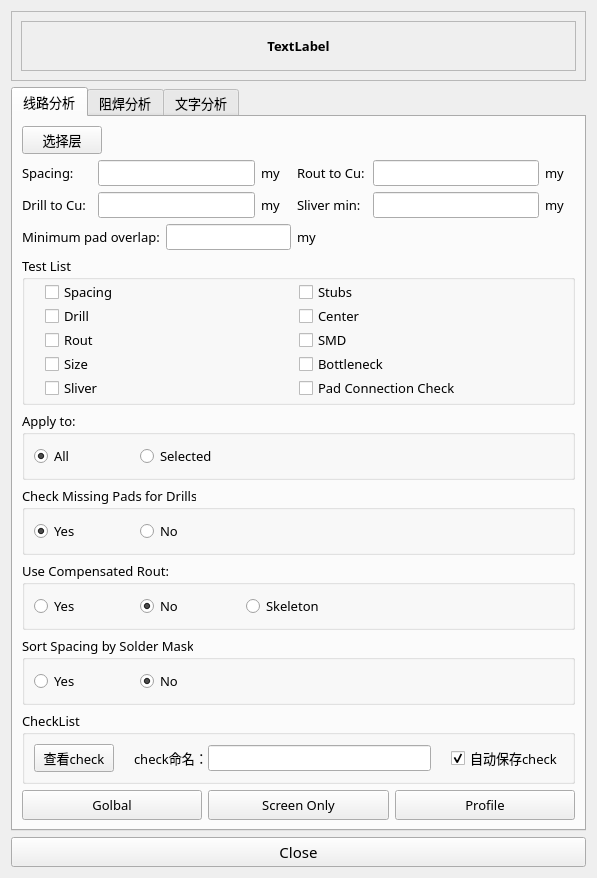
<?xml version="1.0" encoding="UTF-8"?>
<ui version="4.0">
 <class>Form</class>
 <widget class="QWidget" name="Form">
  <property name="geometry">
   <rect>
    <x>0</x>
    <y>0</y>
    <width>597</width>
    <height>822</height>
   </rect>
  </property>
  <property name="windowTitle">
   <string>分析检查</string>
  </property>
  <layout class="QVBoxLayout" name="verticalLayout_3">
   <item>
    <widget class="QFrame" name="frame">
     <property name="frameShape">
      <enum>QFrame::StyledPanel</enum>
     </property>
     <property name="frameShadow">
      <enum>QFrame::Raised</enum>
     </property>
     <layout class="QVBoxLayout" name="verticalLayout">
      <item>
       <widget class="QLabel" name="title">
        <property name="minimumSize">
         <size>
          <width>0</width>
          <height>50</height>
         </size>
        </property>
        <property name="font">
         <font>
          <family>微软雅黑</family>
          <pointsize>10</pointsize>
          <weight>75</weight>
          <bold>true</bold>
         </font>
        </property>
        <property name="frameShape">
         <enum>QFrame::StyledPanel</enum>
        </property>
        <property name="text">
         <string>TextLabel</string>
        </property>
        <property name="alignment">
         <set>Qt::AlignCenter</set>
        </property>
       </widget>
      </item>
     </layout>
    </widget>
   </item>
   <item>
    <widget class="QTabWidget" name="tabWidget">
     <property name="font">
      <font>
       <family>黑体</family>
       <pointsize>10</pointsize>
      </font>
     </property>
     <property name="tabPosition">
      <enum>QTabWidget::North</enum>
     </property>
     <property name="tabShape">
      <enum>QTabWidget::Rounded</enum>
     </property>
     <property name="currentIndex">
      <number>0</number>
     </property>
     <property name="documentMode">
      <bool>false</bool>
     </property>
     <property name="movable">
      <bool>true</bool>
     </property>
     <widget class="QWidget" name="tab">
      <attribute name="title">
       <string>线路分析</string>
      </attribute>
      <layout class="QVBoxLayout" name="verticalLayout_2">
       <item>
        <layout class="QHBoxLayout" name="horizontalLayout_6" stretch="0,1">
         <item>
          <widget class="QPushButton" name="signal_layer_btn">
           <property name="text">
            <string>选择层</string>
           </property>
          </widget>
         </item>
         <item>
          <widget class="QLabel" name="layers_label">
           <property name="text">
            <string/>
           </property>
          </widget>
         </item>
        </layout>
       </item>
       <item>
        <layout class="QGridLayout" name="gridLayout">
         <item row="0" column="0">
          <widget class="QLabel" name="label">
           <property name="minimumSize">
            <size>
             <width>70</width>
             <height>0</height>
            </size>
           </property>
           <property name="text">
            <string>Spacing:</string>
           </property>
          </widget>
         </item>
         <item row="0" column="1" colspan="2">
          <widget class="QLineEdit" name="lineEdit"/>
         </item>
         <item row="0" column="3">
          <widget class="QLabel" name="label_6">
           <property name="minimumSize">
            <size>
             <width>30</width>
             <height>0</height>
            </size>
           </property>
           <property name="maximumSize">
            <size>
             <width>30</width>
             <height>16777215</height>
            </size>
           </property>
           <property name="text">
            <string>my</string>
           </property>
          </widget>
         </item>
         <item row="0" column="6">
          <widget class="QLineEdit" name="lineEdit_2"/>
         </item>
         <item row="0" column="7">
          <widget class="QLabel" name="label_8">
           <property name="minimumSize">
            <size>
             <width>30</width>
             <height>0</height>
            </size>
           </property>
           <property name="maximumSize">
            <size>
             <width>30</width>
             <height>16777215</height>
            </size>
           </property>
           <property name="text">
            <string>my</string>
           </property>
          </widget>
         </item>
         <item row="1" column="0">
          <widget class="QLabel" name="label_4">
           <property name="minimumSize">
            <size>
             <width>70</width>
             <height>0</height>
            </size>
           </property>
           <property name="text">
            <string>Drill to Cu:</string>
           </property>
          </widget>
         </item>
         <item row="1" column="1" colspan="2">
          <widget class="QLineEdit" name="lineEdit_3"/>
         </item>
         <item row="1" column="3">
          <widget class="QLabel" name="label_7">
           <property name="minimumSize">
            <size>
             <width>30</width>
             <height>0</height>
            </size>
           </property>
           <property name="maximumSize">
            <size>
             <width>30</width>
             <height>16777215</height>
            </size>
           </property>
           <property name="text">
            <string>my</string>
           </property>
          </widget>
         </item>
         <item row="1" column="6">
          <widget class="QLineEdit" name="lineEdit_4"/>
         </item>
         <item row="1" column="7">
          <widget class="QLabel" name="label_9">
           <property name="minimumSize">
            <size>
             <width>30</width>
             <height>0</height>
            </size>
           </property>
           <property name="maximumSize">
            <size>
             <width>30</width>
             <height>16777215</height>
            </size>
           </property>
           <property name="text">
            <string>my</string>
           </property>
          </widget>
         </item>
         <item row="2" column="2" colspan="2">
          <widget class="QLineEdit" name="lineEdit_5"/>
         </item>
         <item row="0" column="4" colspan="2">
          <widget class="QLabel" name="label_2">
           <property name="minimumSize">
            <size>
             <width>70</width>
             <height>0</height>
            </size>
           </property>
           <property name="text">
            <string>Rout to Cu:</string>
           </property>
          </widget>
         </item>
         <item row="1" column="4" colspan="2">
          <widget class="QLabel" name="label_5">
           <property name="minimumSize">
            <size>
             <width>70</width>
             <height>0</height>
            </size>
           </property>
           <property name="text">
            <string>Sliver min:</string>
           </property>
          </widget>
         </item>
         <item row="2" column="4" colspan="2">
          <widget class="QLabel" name="label_10">
           <property name="minimumSize">
            <size>
             <width>30</width>
             <height>0</height>
            </size>
           </property>
           <property name="maximumSize">
            <size>
             <width>30</width>
             <height>16777215</height>
            </size>
           </property>
           <property name="text">
            <string>my</string>
           </property>
          </widget>
         </item>
         <item row="2" column="0" colspan="2">
          <widget class="QLabel" name="label_3">
           <property name="text">
            <string>Minimum pad overlap:</string>
           </property>
          </widget>
         </item>
        </layout>
       </item>
       <item>
        <widget class="QGroupBox" name="groupBox">
         <property name="title">
          <string>Test List</string>
         </property>
         <layout class="QGridLayout" name="gridLayout_2" rowstretch="0,1,0,0,0">
          <property name="leftMargin">
           <number>20</number>
          </property>
          <property name="topMargin">
           <number>0</number>
          </property>
          <property name="rightMargin">
           <number>20</number>
          </property>
          <property name="bottomMargin">
           <number>0</number>
          </property>
          <property name="spacing">
           <number>0</number>
          </property>
          <item row="0" column="0">
           <widget class="QCheckBox" name="checkBox">
            <property name="text">
             <string>Spacing</string>
            </property>
            <property name="checkable">
             <bool>false</bool>
            </property>
            <property name="checked">
             <bool>false</bool>
            </property>
            <property name="tristate">
             <bool>true</bool>
            </property>
           </widget>
          </item>
          <item row="0" column="1">
           <widget class="QCheckBox" name="checkBox_2">
            <property name="text">
             <string>Stubs</string>
            </property>
            <property name="checkable">
             <bool>false</bool>
            </property>
            <property name="checked">
             <bool>false</bool>
            </property>
            <property name="tristate">
             <bool>true</bool>
            </property>
           </widget>
          </item>
          <item row="1" column="0">
           <widget class="QCheckBox" name="checkBox_3">
            <property name="text">
             <string>Drill</string>
            </property>
            <property name="checkable">
             <bool>false</bool>
            </property>
            <property name="checked">
             <bool>false</bool>
            </property>
            <property name="tristate">
             <bool>true</bool>
            </property>
           </widget>
          </item>
          <item row="1" column="1">
           <widget class="QCheckBox" name="checkBox_4">
            <property name="text">
             <string>Center</string>
            </property>
            <property name="checkable">
             <bool>false</bool>
            </property>
            <property name="checked">
             <bool>false</bool>
            </property>
            <property name="tristate">
             <bool>true</bool>
            </property>
           </widget>
          </item>
          <item row="2" column="0">
           <widget class="QCheckBox" name="checkBox_5">
            <property name="text">
             <string>Rout</string>
            </property>
            <property name="checkable">
             <bool>false</bool>
            </property>
            <property name="checked">
             <bool>false</bool>
            </property>
            <property name="tristate">
             <bool>true</bool>
            </property>
           </widget>
          </item>
          <item row="2" column="1">
           <widget class="QCheckBox" name="checkBox_6">
            <property name="text">
             <string>SMD</string>
            </property>
            <property name="checkable">
             <bool>false</bool>
            </property>
            <property name="checked">
             <bool>false</bool>
            </property>
            <property name="tristate">
             <bool>true</bool>
            </property>
           </widget>
          </item>
          <item row="3" column="0">
           <widget class="QCheckBox" name="checkBox_7">
            <property name="text">
             <string>Size</string>
            </property>
            <property name="checkable">
             <bool>false</bool>
            </property>
            <property name="checked">
             <bool>false</bool>
            </property>
            <property name="tristate">
             <bool>true</bool>
            </property>
           </widget>
          </item>
          <item row="3" column="1">
           <widget class="QCheckBox" name="checkBox_8">
            <property name="text">
             <string>Bottleneck</string>
            </property>
            <property name="checkable">
             <bool>false</bool>
            </property>
            <property name="autoExclusive">
             <bool>false</bool>
            </property>
            <property name="tristate">
             <bool>true</bool>
            </property>
           </widget>
          </item>
          <item row="4" column="0">
           <widget class="QCheckBox" name="checkBox_9">
            <property name="text">
             <string>Sliver</string>
            </property>
            <property name="checkable">
             <bool>false</bool>
            </property>
            <property name="checked">
             <bool>false</bool>
            </property>
            <property name="tristate">
             <bool>true</bool>
            </property>
           </widget>
          </item>
          <item row="4" column="1">
           <widget class="QCheckBox" name="checkBox_10">
            <property name="text">
             <string>Pad Connection Check</string>
            </property>
            <property name="checkable">
             <bool>false</bool>
            </property>
            <property name="autoExclusive">
             <bool>false</bool>
            </property>
            <property name="tristate">
             <bool>true</bool>
            </property>
           </widget>
          </item>
         </layout>
        </widget>
       </item>
       <item>
        <widget class="QGroupBox" name="groupBox_2">
         <property name="title">
          <string>Apply to:</string>
         </property>
         <layout class="QHBoxLayout" name="horizontalLayout" stretch="1,1">
          <item>
           <widget class="QRadioButton" name="radioButton">
            <property name="maximumSize">
             <size>
              <width>100</width>
              <height>16777215</height>
             </size>
            </property>
            <property name="text">
             <string>All</string>
            </property>
            <property name="checkable">
             <bool>true</bool>
            </property>
            <property name="checked">
             <bool>true</bool>
            </property>
            <property name="autoRepeat">
             <bool>false</bool>
            </property>
            <property name="autoExclusive">
             <bool>true</bool>
            </property>
           </widget>
          </item>
          <item>
           <widget class="QRadioButton" name="radioButton_2">
            <property name="text">
             <string>Selected</string>
            </property>
           </widget>
          </item>
         </layout>
        </widget>
       </item>
       <item>
        <widget class="QGroupBox" name="groupBox_3">
         <property name="title">
          <string>Check Missing Pads for Drills:</string>
         </property>
         <layout class="QHBoxLayout" name="horizontalLayout_2">
          <item>
           <widget class="QRadioButton" name="radioButton_3">
            <property name="maximumSize">
             <size>
              <width>100</width>
              <height>16777215</height>
             </size>
            </property>
            <property name="text">
             <string>Yes</string>
            </property>
            <property name="checked">
             <bool>true</bool>
            </property>
           </widget>
          </item>
          <item>
           <widget class="QRadioButton" name="radioButton_4">
            <property name="text">
             <string>No</string>
            </property>
           </widget>
          </item>
         </layout>
        </widget>
       </item>
       <item>
        <widget class="QGroupBox" name="groupBox_4">
         <property name="title">
          <string>Use Compensated Rout:</string>
         </property>
         <layout class="QHBoxLayout" name="horizontalLayout_3">
          <item>
           <widget class="QRadioButton" name="radioButton_5">
            <property name="maximumSize">
             <size>
              <width>100</width>
              <height>16777215</height>
             </size>
            </property>
            <property name="text">
             <string>Yes</string>
            </property>
           </widget>
          </item>
          <item>
           <widget class="QRadioButton" name="radioButton_6">
            <property name="maximumSize">
             <size>
              <width>100</width>
              <height>16777215</height>
             </size>
            </property>
            <property name="text">
             <string>No</string>
            </property>
            <property name="checked">
             <bool>true</bool>
            </property>
           </widget>
          </item>
          <item>
           <widget class="QRadioButton" name="radioButton_9">
            <property name="text">
             <string>Skeleton</string>
            </property>
           </widget>
          </item>
         </layout>
        </widget>
       </item>
       <item>
        <widget class="QGroupBox" name="groupBox_5">
         <property name="title">
          <string>Sort Spacing by Solder Mask</string>
         </property>
         <layout class="QHBoxLayout" name="horizontalLayout_4">
          <item>
           <widget class="QRadioButton" name="radioButton_7">
            <property name="maximumSize">
             <size>
              <width>100</width>
              <height>16777215</height>
             </size>
            </property>
            <property name="text">
             <string>Yes</string>
            </property>
           </widget>
          </item>
          <item>
           <widget class="QRadioButton" name="radioButton_8">
            <property name="text">
             <string>No</string>
            </property>
            <property name="checked">
             <bool>true</bool>
            </property>
           </widget>
          </item>
         </layout>
        </widget>
       </item>
       <item>
        <widget class="QGroupBox" name="groupBox_6">
         <property name="title">
          <string>CheckList</string>
         </property>
         <layout class="QHBoxLayout" name="horizontalLayout_8">
          <property name="spacing">
           <number>20</number>
          </property>
          <item>
           <widget class="QPushButton" name="view_check_btn">
            <property name="text">
             <string>查看check</string>
            </property>
           </widget>
          </item>
          <item>
           <layout class="QHBoxLayout" name="horizontalLayout_7">
            <property name="spacing">
             <number>0</number>
            </property>
            <item>
             <widget class="QLabel" name="label_12">
              <property name="text">
               <string>check命名：</string>
              </property>
             </widget>
            </item>
            <item>
             <widget class="QLineEdit" name="signal_check_name">
              <property name="text">
               <string/>
              </property>
             </widget>
            </item>
           </layout>
          </item>
          <item>
           <widget class="QCheckBox" name="auto_checkbox">
            <property name="text">
             <string>自动保存check</string>
            </property>
            <property name="checked">
             <bool>true</bool>
            </property>
           </widget>
          </item>
         </layout>
        </widget>
       </item>
       <item>
        <layout class="QHBoxLayout" name="horizontalLayout_5">
         <item>
          <widget class="QPushButton" name="pushButton">
           <property name="minimumSize">
            <size>
             <width>0</width>
             <height>30</height>
            </size>
           </property>
           <property name="text">
            <string>Golbal</string>
           </property>
          </widget>
         </item>
         <item>
          <widget class="QPushButton" name="pushButton_2">
           <property name="minimumSize">
            <size>
             <width>0</width>
             <height>30</height>
            </size>
           </property>
           <property name="text">
            <string>Screen Only</string>
           </property>
          </widget>
         </item>
         <item>
          <widget class="QPushButton" name="pushButton_3">
           <property name="minimumSize">
            <size>
             <width>0</width>
             <height>30</height>
            </size>
           </property>
           <property name="text">
            <string>Profile</string>
           </property>
          </widget>
         </item>
        </layout>
       </item>
      </layout>
     </widget>
     <widget class="QWidget" name="tab_2">
      <attribute name="title">
       <string>阻焊分析</string>
      </attribute>
     </widget>
     <widget class="QWidget" name="tab_3">
      <attribute name="title">
       <string>文字分析</string>
      </attribute>
     </widget>
    </widget>
   </item>
   <item>
    <widget class="QPushButton" name="close_btn">
     <property name="minimumSize">
      <size>
       <width>0</width>
       <height>30</height>
      </size>
     </property>
     <property name="font">
      <font>
       <family>黑体</family>
       <pointsize>11</pointsize>
      </font>
     </property>
     <property name="text">
      <string>Close</string>
     </property>
    </widget>
   </item>
  </layout>
 </widget>
 <resources/>
 <connections/>
</ui>
